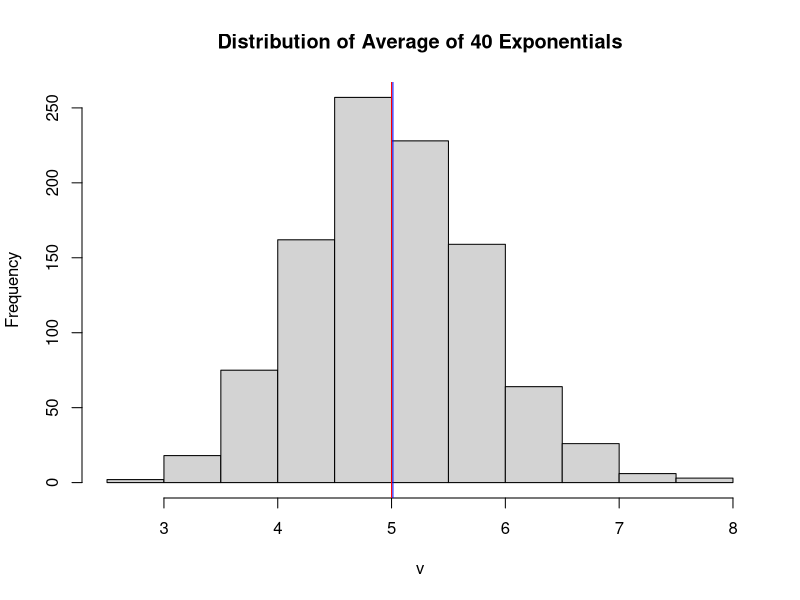
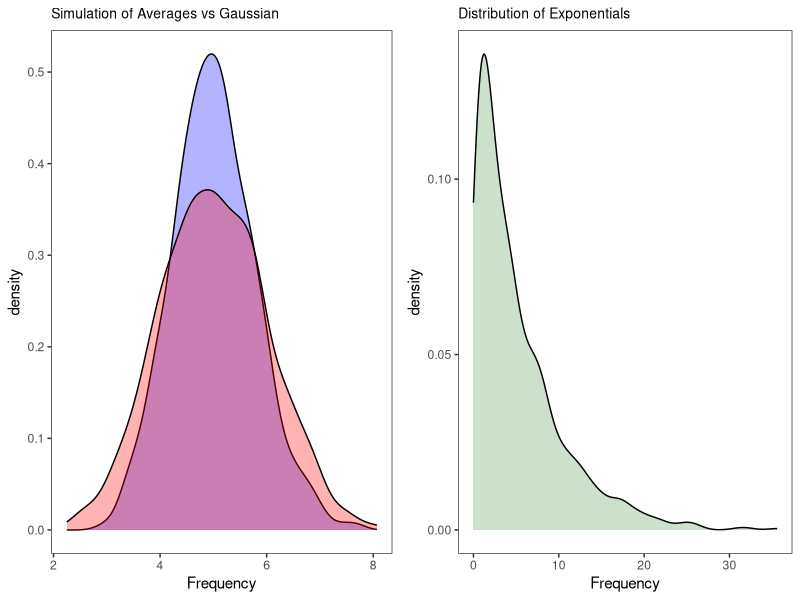

Source code (R) for these figures, in order:
## ---- chunk 1
knitr::opts_chunk$set(echo = TRUE)
## ---- chunk 2
set.seed(123)

v <- NULL

for (i in 1:1000) {
  v[i] <- mean(rexp(n = 40, rate = 0.2))
}
## ---- chunk 3
(Sample_Mean = mean(v))
(Theoretical_Mean = 1/0.2)
abs(Sample_Mean - Theoretical_Mean)
## ---- chunk 4
hist(v, main = "Distribution of Average of 40 Exponentials")
abline(v = 5, col = "red")
abline(v = mean(v), col = "blue")
## ---- chunk 5
t.test(v, mu = 5, alternative = "two.sided")
## ---- chunk 6
(Sample_Variance = var(v))
(Theoretical_Variance = (1/0.2^2)/40)
## ---- chunk 7
library(ggplot2)
library(gridExtra)

p1 <- 
ggplot(mapping = aes(v)) + 
  geom_density(data = as.data.frame(v), 
               fill = "blue",
               alpha = .3) + 
  geom_density(data = data.frame(v = rnorm(1000, 5)), 
               fill = "red",
               alpha = .3) +
  theme_bw() +
  theme(panel.grid.major = element_blank(),
        panel.grid.minor = element_blank(),
        plot.title = element_text(size = 10)) + 
  labs(title = "Simulation of Averages vs Gaussian") +
  xlab("Frequency")

p2 <- 
ggplot(mapping = aes(V1)) +
  geom_density(data = data.frame(V1 = rexp(n = 1000, rate = 0.2)),
             fill = "darkgreen",
             alpha = .2) +
  theme_bw() +
  theme(panel.grid.major = element_blank(),
        panel.grid.minor = element_blank(),
        plot.title = element_text(size = 10)) + 
  labs(title = "Distribution of Exponentials") +
  xlab("Frequency")

grid.arrange(p1, p2, ncol = 2)

